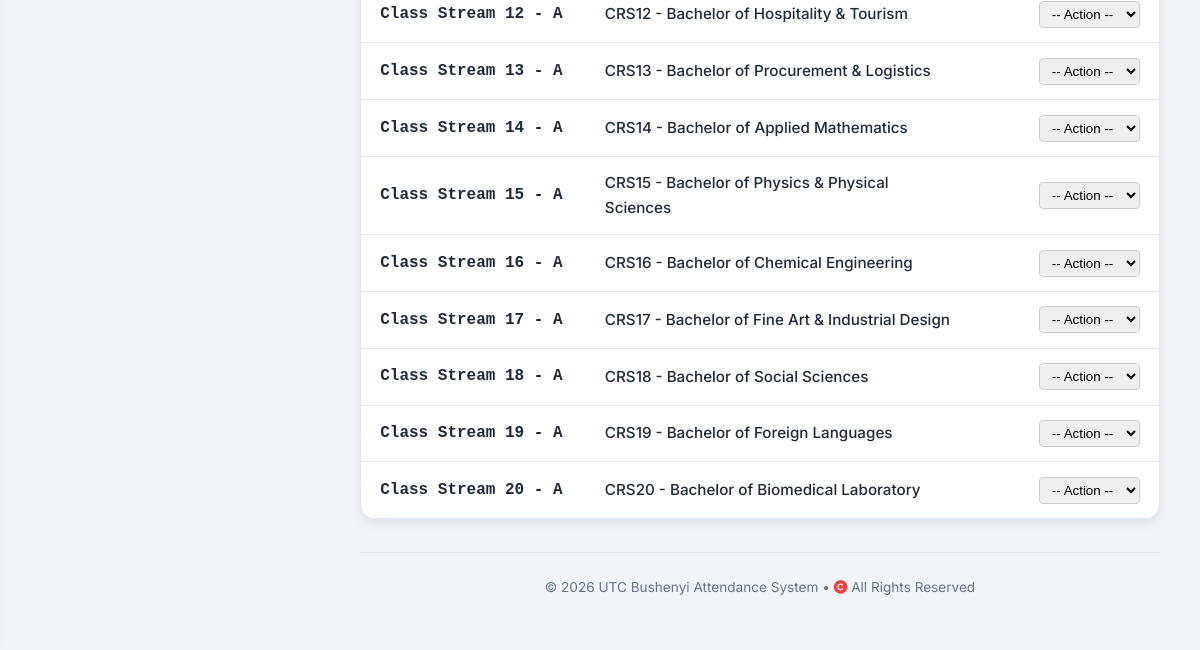
/management/streams/ (signed in, lower part), run on an earlier commit of the app's database.
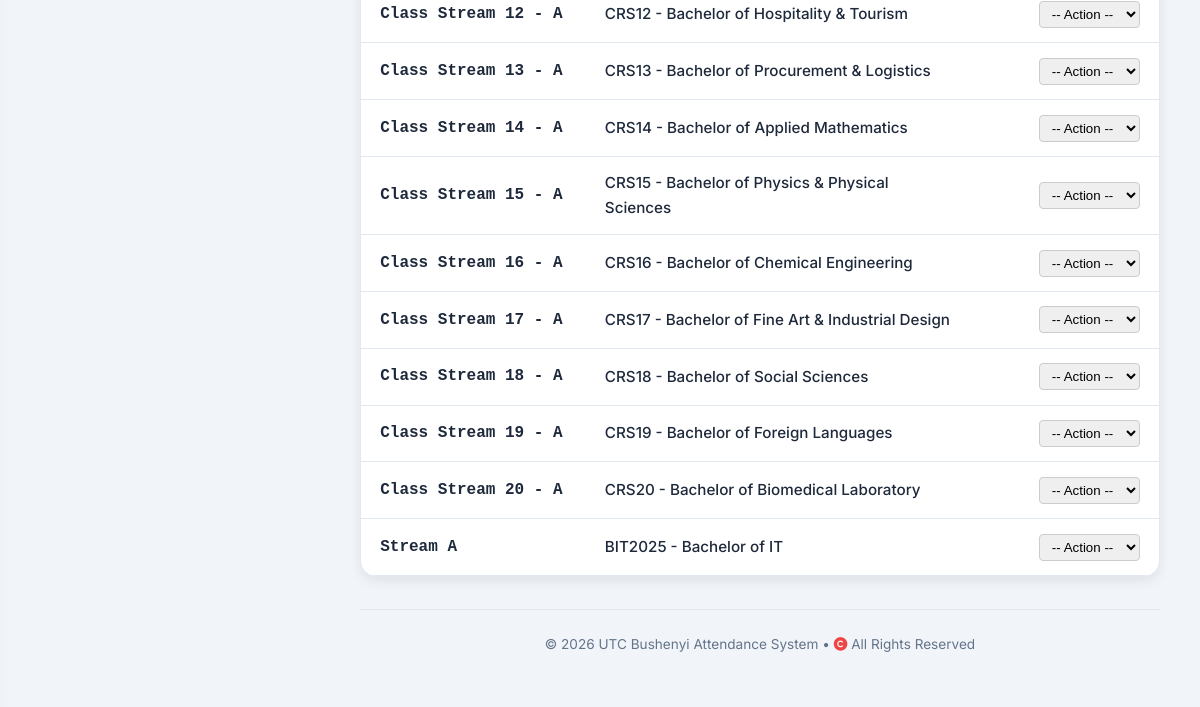
And on a later commit of the database.
### attendance/models.py (models this page shows, shortened)
class Stream(models.Model):
    name = models.CharField(max_length=100)
    course = models.ForeignKey(Course, on_delete=models.CASCADE, related_name='streams')

class Course(models.Model):
    code = models.CharField(max_length=20, primary_key=True)
    name = models.CharField(max_length=255)
    department = models.ForeignKey(Department, on_delete=models.SET_NULL, null=True, blank=True, related_name='courses')

### attendance/views_admin.py (the view, shortened to what this page needs)
# urls.py: path('management/streams/', views_admin.manage_streams, name='manage_streams'),
@login_required
@transaction.atomic
def manage_streams(request):
    if request.user.role != User.IS_ADMIN:
        return HttpResponse("Unauthorized", status=403)
    streams = Stream.objects.select_related('course').all()
    courses = Course.objects.all()
    return render(request, 'attendance/manage_streams.html', {
        'streams': streams,
        'courses': courses
    })

### attendance/context_processors.py (called while the page is built)
def institution_info(request):
    return {'institution': Institution.objects.first()}

### templates/attendance/manage_streams.html (shortened to what this page needs)
{% extends 'attendance/base.html' %}
{% block content %}
<div class="card" style="padding:0; overflow:hidden;">
    <table class="table">
        <tbody id="streamsTableBody">
            {% for stream in streams %}
            <tr class="stream-row">
                <td><code style="font-size:1rem; font-weight:700; color:var(--text-main);">{{ stream.name }}</code></td>
                <td style="font-weight: 500;">{{ stream.course.code }} - {{ stream.course.name }}</td>
                <td style="text-align: right;">
                    <select onchange="handleAction(this, '{% url 'attendance:edit_stream' stream.id %}', '{% url 'attendance:delete_stream' stream.id %}')" style="padding: 4px 8px; border-radius: 4px; border: 1px solid #ccc; cursor: pointer;">
                        <option value="">-- Action --</option>
                    </select>
                </td>
            </tr>
            {% endfor %}
        </tbody>
    </table>
</div>
{% endblock %}

What changed in the data, as far as the page shows it:
added Stream: name "Stream A", course.code "BIT2025", course.name "Bachelor of IT"
